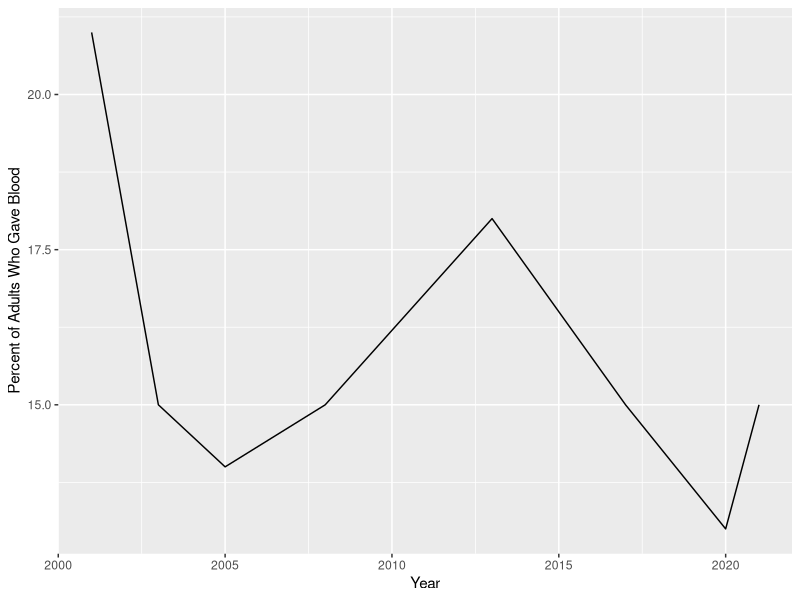

R code for this plot:
#library things
library(tidyverse)
library(ggplot2)
library(dplyr)
library(stringr)

#2: percent of adults from 2001-2021 blood, line graph

data <- read.csv("All Data.csv")

chart2 <- ggplot(data, aes(x = Year, y = Yes)) +
  geom_line() +
  labs(y = "Percent of Adults Who Gave Blood")

chart2
